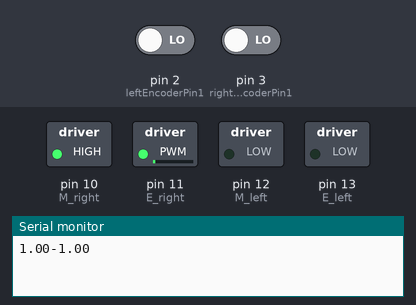
This sketch was run on a simulated Arduino Uno, built with avr-gcc and run on an emulated ATmega328P. Shown: switched loads named in the sketch (green lamp = pin HIGH), the last lines printed to the serial monitor. Inputs (shaded band) come from the test bench; at power-on: pin 2 (leftEncoderPin1) LOW, pin 3 (rightEncoderPin1) LOW.

Above: at 0.1 s.
At 39.1 s:
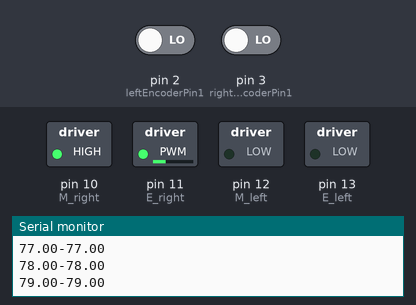
Timing chart, 0 to 40.0 s (numbered marks = the images above):
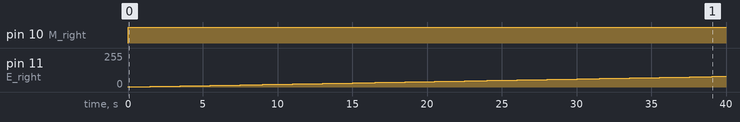

The sketch:

HardwareTest.ino
```cpp
int DCMotorEncP[2]={32,30};
// define Motors
//Motor LeftMotor(13,12), RightMotor(11,10);
int EN1=13;
int DIR1=12;
int EN2=11;
int DIR2=10;//13 for EN1, 12 for DIR1, 11 for EN2, 10 for DIR2

// Motor control
//Left encoder def
const byte leftEncoderPin1 = 2;
const byte leftEncoderPin2 = 4;

//Right encoder def
const byte rightEncoderPin1 = 3;
const byte rightEncoderPin2 = 5;

//Left motor
int E_left = 13; //The enabling of L298PDC motor driver board connection to the digital interface port 5
int M_left = 12; //The enabling of L298PDC motor driver board connection to the digital interface port 4

//Right motor
int E_right = 11; //The enabling of L298PDC motor driver board connection to the digital interface port 5
int M_right = 10; //The enabling of L298PDC motor driver board connection to the digital interface port 4

byte LeftEncoderPin1Last;
byte RightEncoderPin1Last;

double leftDuration, leftAbs_duration;//the number of the pulses
double rightDuration, rightAbs_duration;//the number of the pulses

bool leftDirection;//the rotation direction
bool rightDirection;//the rotation direction

bool leftResult;
bool rightResult;

double leftThrottle;//Power supplied to the motor PWM value.
double rightThrottle;

double leftSetpoint;
double rightSetpoint;

double leftKs[3] = {1, 10, 0.2};
double rightKs[3] = {1, 10, 0.2};

void setup() {
  // put your setup code here, to run once:
  leftIni(0);
  rightIni(0);
  Serial.begin(9600);
}

void loop() {
  // put your main code here, to run repeatedly:
  for (int i = 1; i < 255; i++)
  {
  rightThrottle = i;
  leftThrottle = 0;
  //leftMoveFwd();
  rightMoveFwd();
  rightWheelSpeed();
  //leftWheelSpeed();
  Serial.print(rightThrottle);
  Serial.println(rightDuration);
  //Serial.println(leftThrottle);
  //Serial.println(leftDuration);
  delay(500);
  }
}


// Motor control
void leftIni(int setPt)
{
  // Serial.begin(9600);//Initialize the serial port
  pinMode(M_left, OUTPUT);   //L298P Control port settings DC motor driver board for the output mode
  pinMode(E_left, OUTPUT);
  leftSetpoint = setPt;  //Set the output value of the PID
  //leftPID.SetMode(AUTOMATIC);//PID is set to automatic mode
  //leftPID.SetSampleTime(10);//Set PID sampling frequency is 100ms
  leftDirection = true;//default -> Forward
  pinMode(leftEncoderPin2,INPUT);
  attachInterrupt(0, leftWheelSpeed, CHANGE);
}

void rightIni(int setPt)
{
  pinMode(M_right, OUTPUT);   //L298P Control port settings DC motor driver board for the output mode
  pinMode(E_right, OUTPUT);
  rightSetpoint = setPt;  //Set the output value of the PID
  //rightPID.SetMode(AUTOMATIC);//PID is set to automatic mode
  //rightPID.SetSampleTime(10);//Set PID sampling frequency is 100ms
  rightDirection = true;//default -> Forward
  pinMode(leftEncoderPin2,INPUT);
  attachInterrupt(1, rightWheelSpeed, CHANGE);
}

void leftWheelSpeed()
{
  int leftLstate = digitalRead(leftEncoderPin1);
  if((LeftEncoderPin1Last == LOW) && leftLstate==HIGH)
  {
    int val = digitalRead(leftEncoderPin2);
    if(val == LOW && leftDirection)
    {
      leftDirection = false; //Reverse
    }
    else if(val == HIGH && !leftDirection)
    {
      leftDirection = true;  //Forward
    }
  }
  LeftEncoderPin1Last = leftLstate;

  if(!leftDirection)  leftDuration++;
  else  leftDuration--;
}

void rightWheelSpeed()
{
  int rightLstate = digitalRead(rightEncoderPin1);
  if((RightEncoderPin1Last == LOW) && rightLstate == HIGH)
  {
    int val = digitalRead(rightEncoderPin2);
    if(val == LOW && rightDirection)
    {
      rightDirection = false; //Reverse
    }
    else if(val == HIGH && !rightDirection)
    {
      rightDirection = true;  //Forward
    }
  }
  RightEncoderPin1Last = rightLstate;

  if(!rightDirection)  rightDuration++;
  else  rightDuration--;

}

void leftMoveFwd()//Motor Forward
{
     digitalWrite(M_left,HIGH);
     analogWrite(E_left,leftThrottle);
}

void rightMoveFwd()//Motor Forward
{
     digitalWrite(M_right,HIGH);
     analogWrite(E_right,rightThrottle);
}

void leftMoveBwd()//Motor reverse
{
     digitalWrite(M_left,LOW);
     analogWrite(E_left,leftThrottle);
}

void rightMoveBwd()//Motor Forward
{
     digitalWrite(M_right,LOW);
     analogWrite(E_right,rightThrottle);
}

void leftStop()//Motor stops
{
     digitalWrite(E_left, LOW);
}

void rightStop()
{
  digitalWrite(E_right, LOW);
}
```

Measured:
- by itself, pin 10 (M_right): LOW → HIGH at 0.00 s
- by itself, pin 11 (E_right): moves from 0/255 to 80/255 over 39.6 s
